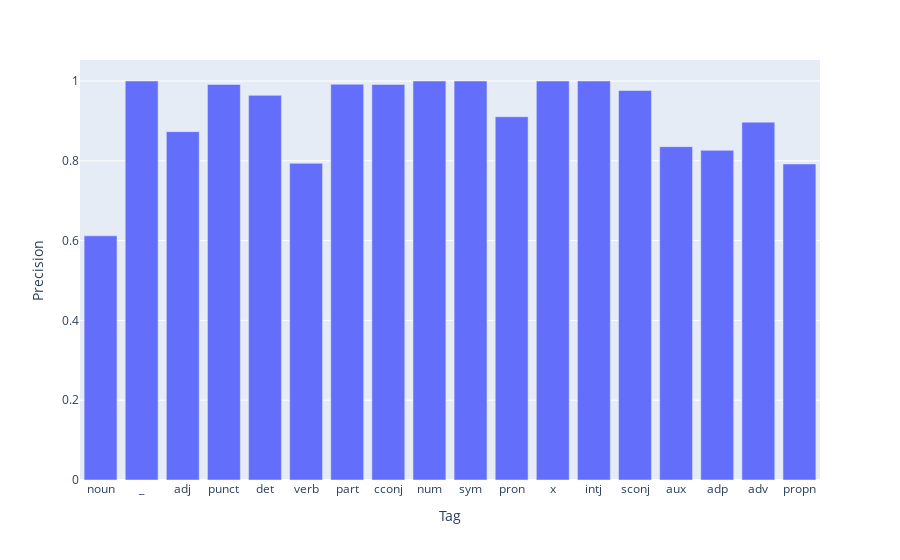

Source (notebook cell):
### Code cell
data = pd.DataFrame(zip(tagger.tagset, precs), columns=['Tag', 'Precision'])

fig = px.bar(data, x='Tag', y='Precision')
fig.update_layout(xaxis_title='Tag', yaxis_title='Precision')

fig.show()

### Figure 1 — Plotly figure (JSON) as saved in the notebook; plotly's stock layout.template omitted (floating-point values rounded to 4 significant figures)
{"data": [{"alignmentgroup": "True", "hovertemplate": "Tag=%{x}<br>Precision=%{y}<extra></extra>", "legendgroup": "", "marker": {"color": "#636efa", "pattern": {"shape": ""}}, "name": "", "offsetgroup": "", "orientation": "v", "showlegend": false, "textposition": "auto", "type": "bar", "x": ["noun", "_", "adj", "punct", "det", "verb", "part", "cconj", "num", "sym", "pron", "x", "intj", "sconj", "aux", "adp", "adv", "propn"], "xaxis": "x", "y": [0.6119, 1, 0.873, 0.9914, 0.964, 0.7936, 0.9919, 0.9913, 1, 1, 0.9104, 1, 1, 0.9762, 0.8354, 0.8261, 0.8968, 0.792], "yaxis": "y"}], "layout": {"barmode": "relative", "legend": {"tracegroupgap": 0}, "margin": {"t": 60}, "xaxis": {"anchor": "y", "domain": [0, 1], "title": {"text": "Tag"}}, "yaxis": {"anchor": "x", "domain": [0, 1], "title": {"text": "Precision"}}}}
